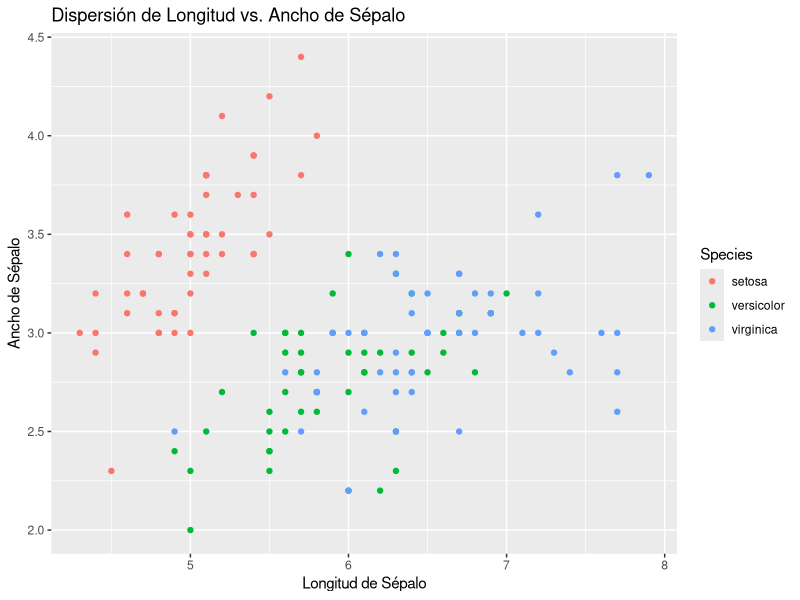
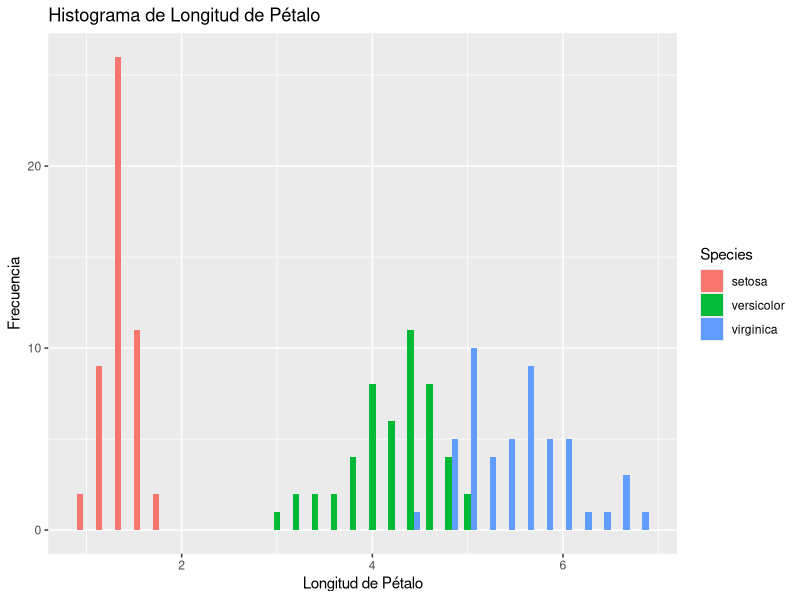
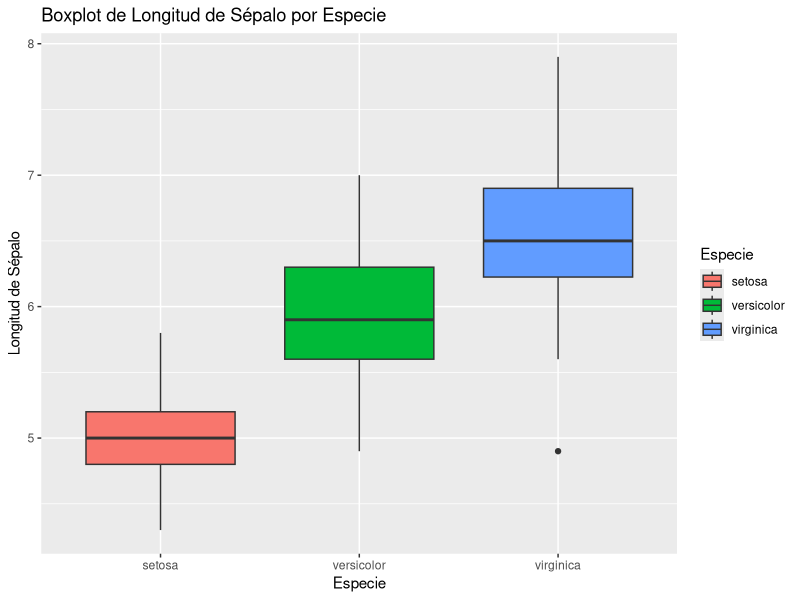
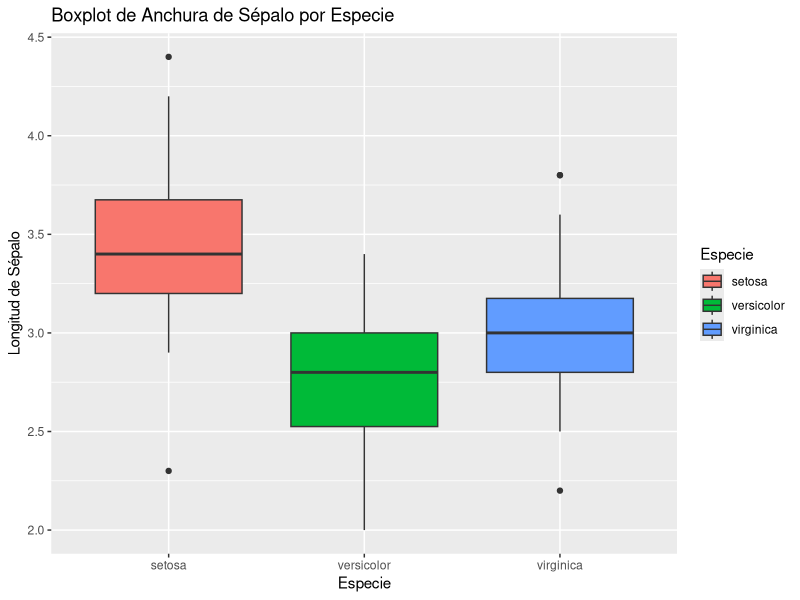

Here is the R script that generated these plots, in order:
## ---- chunk 1
knitr::opts_chunk$set(echo = TRUE)
## ---- chunk 2
library(tidyverse)
library(ggplot2)
library(rmarkdown)
library(knitr)
library(dplyr)
## ---- chunk 3
# Cargar el dataset iris
data(iris)
## ---- chunk 4
# Visualizar las primeras filas
head(iris)
## ---- chunk 5
# Resumen estadístico
summary(iris)
## ---- chunk 6
#Calcular la media de las longitudes de pétalo por especie
iris %>%
  group_by(Species) %>%
  summarise(mean_petal_length = mean(Petal.Length))
## ---- chunk 7
# Calcular la matriz de correlación
correlacion <- iris %>%
  select(-Species) %>%
  cor()
correlacion
## ---- chunk 8
# Gráfico de dispersión de longitud de sépalo vs. ancho de sépalo, coloreado por especie
ggplot(iris, aes(x = Sepal.Length, y = Sepal.Width, color = Species)) +
  geom_point() +
  labs(title = "Dispersión de Longitud vs. Ancho de Sépalo",
       x = "Longitud de Sépalo",
       y = "Ancho de Sépalo")
## ---- chunk 9
# Histograma de longitud de pétalo, separado por especie
ggplot(iris, aes(x = Petal.Length, fill = Species)) +
  geom_histogram(binwidth = 0.2, position = "dodge") +
  labs(title = "Histograma de Longitud de Pétalo",
       x = "Longitud de Pétalo",
       y = "Frecuencia")
## ---- chunk 10
# Boxplot Longitud para cada especie
ggplot(iris, aes(x = Species, y = Sepal.Length, fill = Species)) +
  geom_boxplot() +
  labs(title = "Boxplot de Longitud de Sépalo por Especie",
       x = "Especie",
       y = "Longitud de Sépalo",
       fill = "Especie")
## ---- chunk 11
# Boxplot Anchura para cada especie
ggplot(iris, aes(x = Species, y = Sepal.Width, fill = Species)) +
  geom_boxplot() +
  labs(title = "Boxplot de Anchura de Sépalo por Especie",
       x = "Especie",
       y = "Longitud de Sépalo",
       fill = "Especie")
